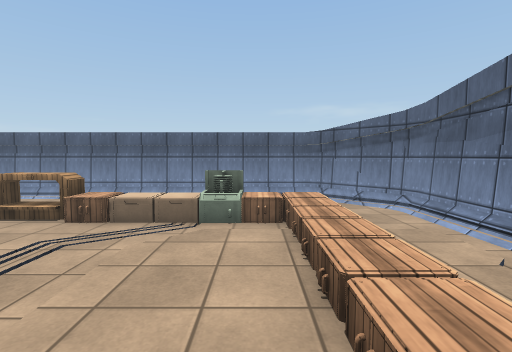
View 1 (above)

15 first-person views from a walk through a scene from a Unity 3-D project. The camera is 1.4 m above the floor, tilts 4° down and sees 85° across. The floor is counted in squares, 1 m on a side. Each view is taken from the middle of a square. On the plan, view 1 faces up. The plan holds only what a view shows up to about 14 squares ahead; the rest is blank. The place goes on beyond the plan. Surface patterns are stand-ins for the level's own textures.

View 2
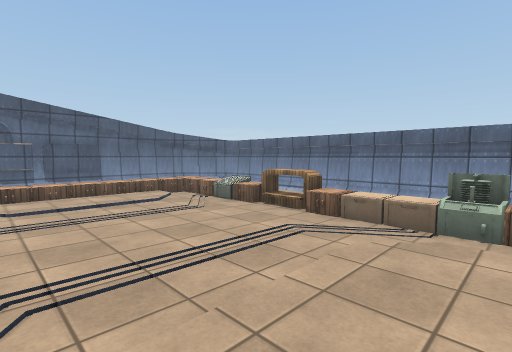

View 3
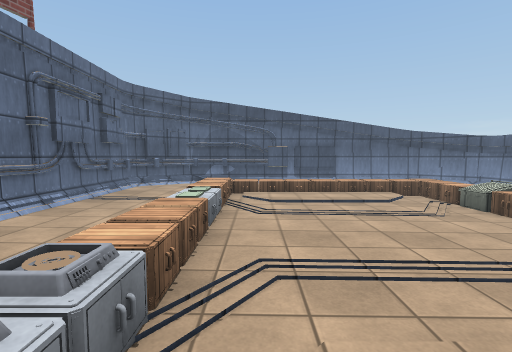

View 4
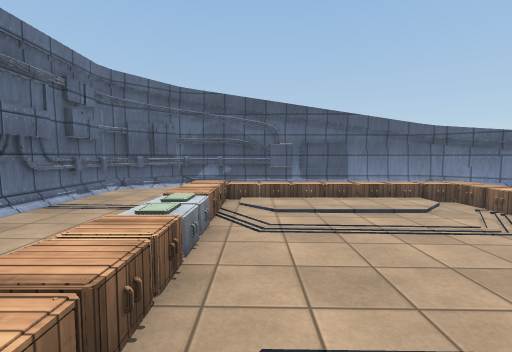

View 5
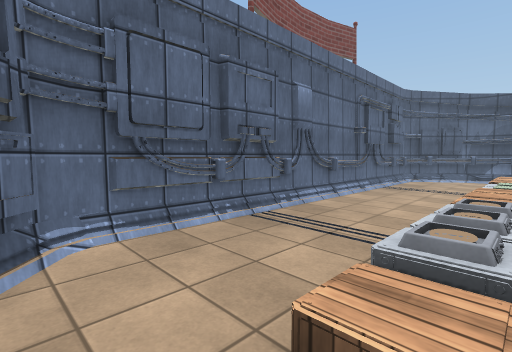

View 6
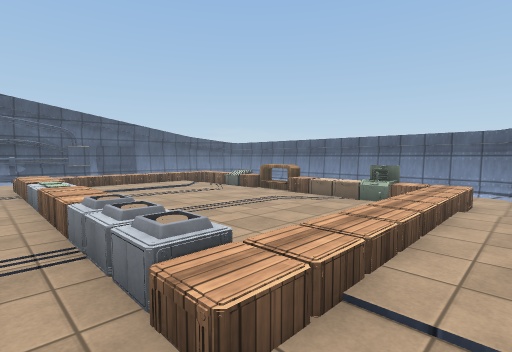

View 7
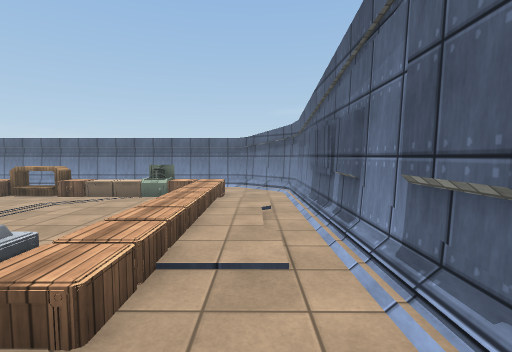

View 8
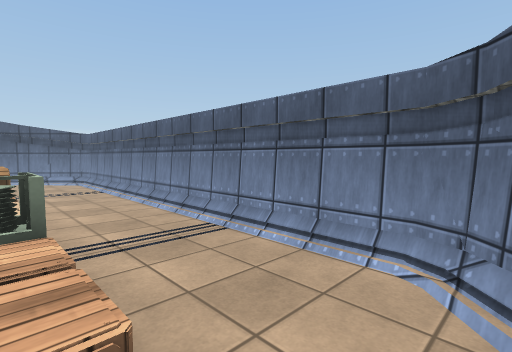

View 9
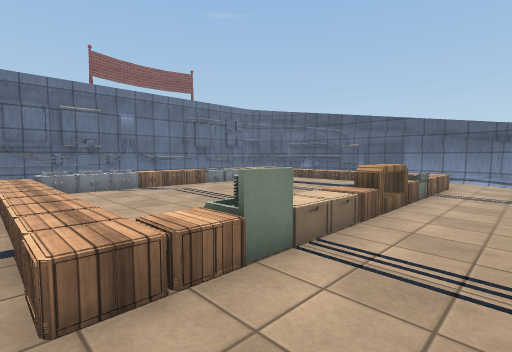

View 10
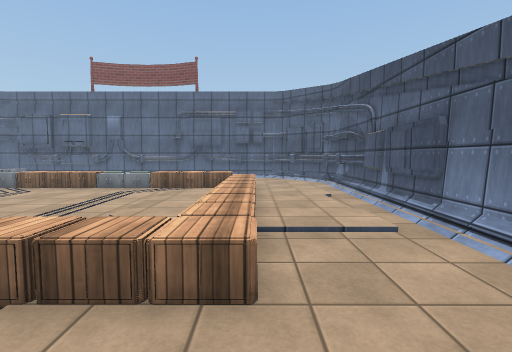

View 11
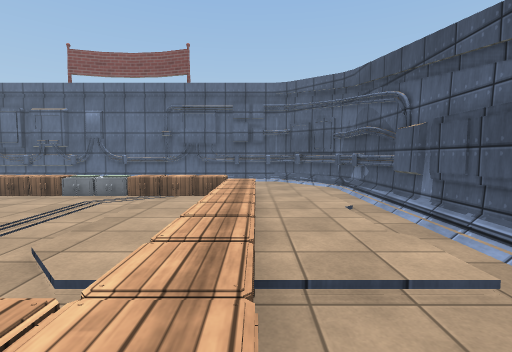

View 12
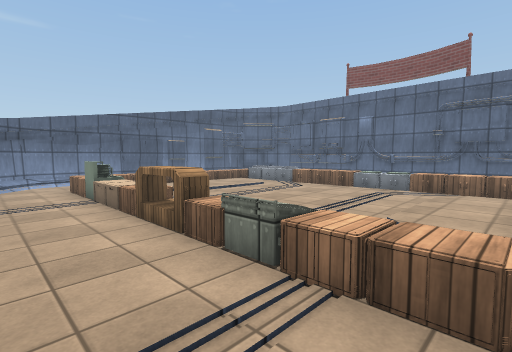

View 13
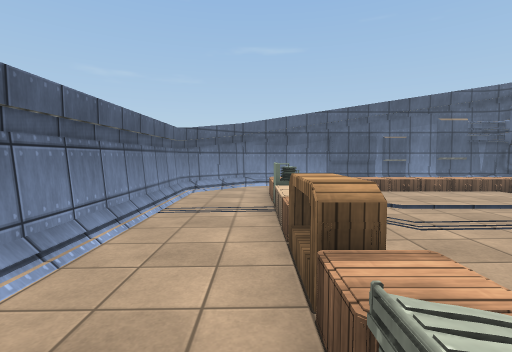

View 14
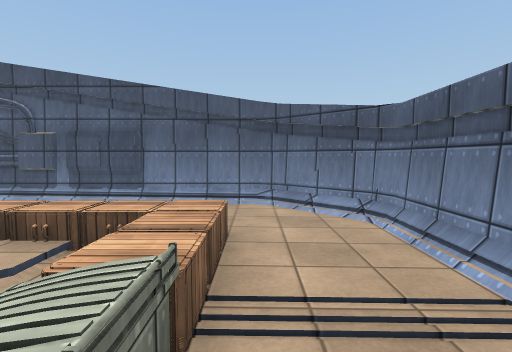

View 15
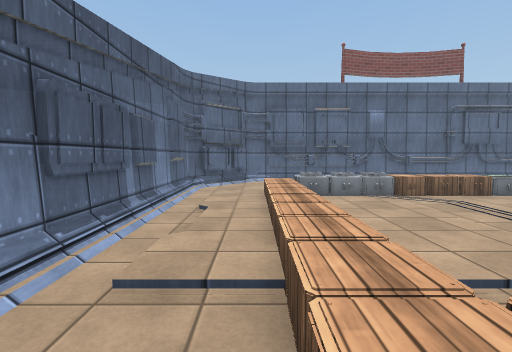

### Floor plan
Key: @ floor where view 1 was taken; # wall or solid block; . main floor; - floor 0.25 m lower than the main floor; : floor 0.5 m higher than the main floor; / step, stairs or slope; O other object.
Columns run from 16 left of view 1 to 5 right of it. Each row starts with its distance up from view 1.
 11   ##################
 10  ##----------------##
  9 ##------------------##
  8 #--------------------#
  7 #---OOOOOOOOOOOOOOO--#
  6 #---//-----------OO--#
  5 #-..///--------/.:O.-#
  4 #-..////....../..:..-#
  3 #-////...........:./-#
  2 #...//.........../...#
  1 #...//........... ...#
  0 #...//..........@ ...#
 -1 #...///::OOOOOOOO ...#
 -2 #...//....OOOOOOOO...#
 -3 #....................#
 -4 ##..................##
 -5  ##................##
 -6   ##################

Where each view was taken, in squares from view 1:
view 1: 0 up, 0 right, facing up
view 2: 0 up, 0 right, facing up-left
view 3: 0 up, 0 right, facing left
view 4: 0 up, 2 left, facing left
view 5: 1 down, 3 right, facing down-left
view 6: 3 down, 3 right, facing up-left
view 7: 4 down, 3 right, facing up
view 8: 7 up, 3 right, facing up-left
view 9: 10 up, 2 right, facing down-left
view 10: 10 up, 12 left, facing down
view 11: 8 up, 12 left, facing down
view 12: 10 up, 11 left, facing down-right
view 13: 8 up, 9 left, facing right
view 14: 8 up, 7 left, facing left
view 15: 8 up, 2 right, facing down
